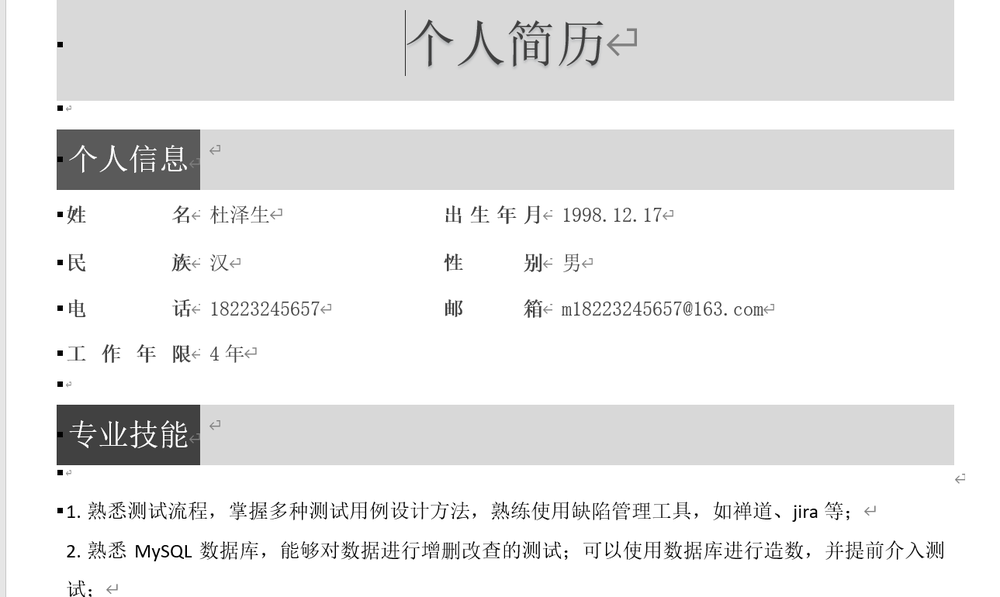
#> input picture ocr图像识别/pillow.png, 1000 x 597 px, shrunk from 1289 x 770 before the run
$ python test2.py
#> lines starting #> are read from the running program, lines starting #| are printed output that depends on the picture; after the words box and inside, x2 and y2 are one past the last pixel; in counts of white or black regions, pixels touching at a corner belong together
import cv2
import pytesseract

# 用OpenCV加载图像
image = cv2.imread("pillow.png")
#> image is the input picture: shape (597, 1000, 3); mean B, G, R 234, 234, 234


# 转换图像为灰度
gray_image = cv2.cvtColor(image, cv2.COLOR_BGR2GRAY)

# 对灰度图像进行二值化处理
thresh = cv2.threshold(gray_image, 0, 255, cv2.THRESH_BINARY + cv2.THRESH_OTSU)[1]
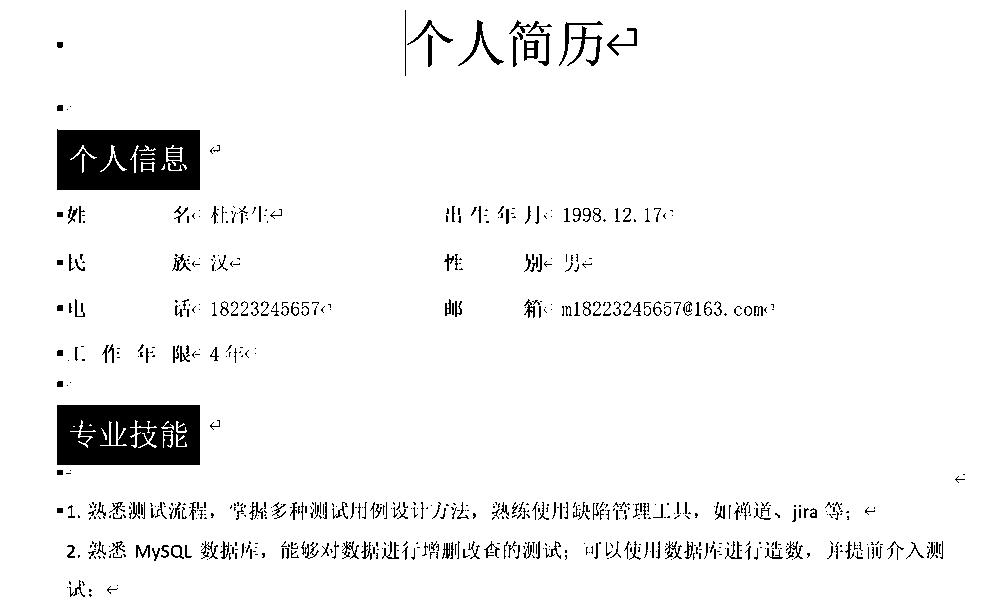
#> thresh: shape (597, 1000); 95.1% white; 700 black regions (476 under 20 px), largest, box (x1, y1, x2, y2) and area: (57, 405, 200, 465) 7860, (57, 129, 200, 190) 7832, (458, 20, 504, 66) 337

# 去除图像中的噪声
noise_reduced_image = cv2.fastNlMeansDenoising(thresh, None, 10, 7, 21)

# 使用Tesseract提取文本
#> (the run stopped early here; a loop or call above may not have finished)

$ run again, with ocr图像识别/img_1.png copied over ocr图像识别/pillow.png
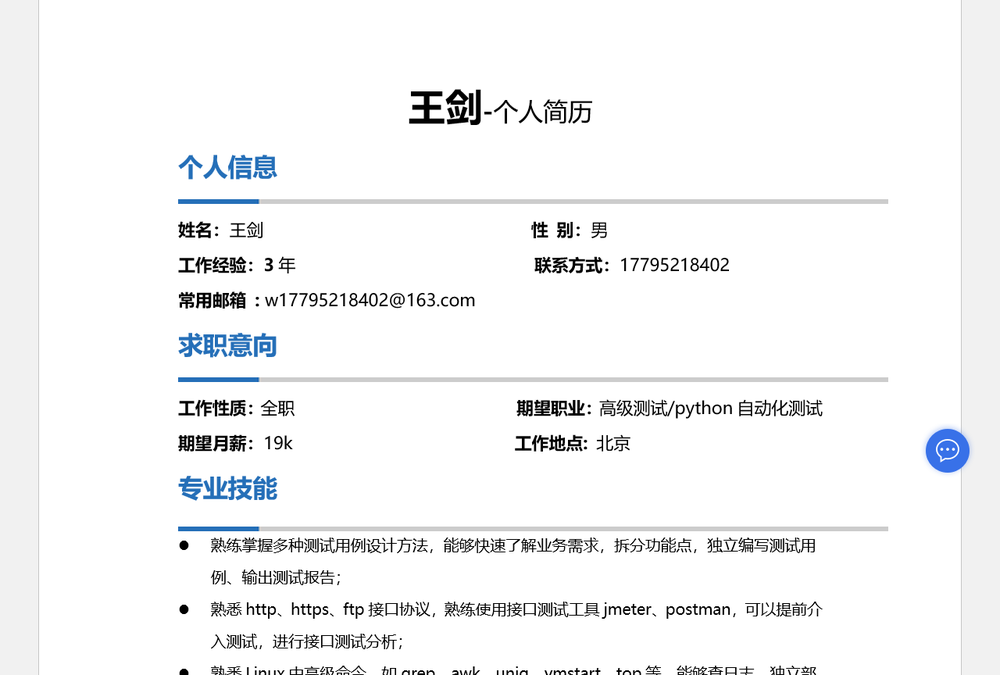
#> input picture ocr图像识别/img_1.png, 1000 x 675 px, shrunk from 1280 x 864 before the run
#> image is the input picture: shape (675, 1000, 3); mean B, G, R 245.9, 245.1, 244.5
#> `thresh = cv2.threshold(gray_image, 0, 255, cv2.THRESH_BINARY + cv2.THR..`:
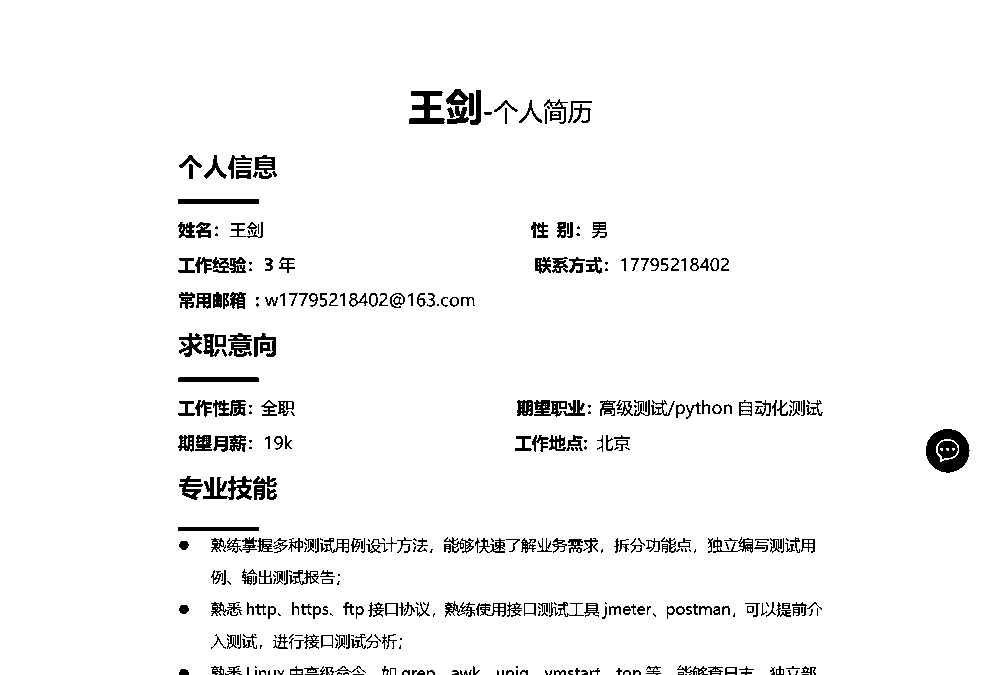
#> thresh: shape (675, 1000); 96.1% white; 416 black regions (137 under 20 px), largest, box (x1, y1, x2, y2) and area: (926, 429, 970, 473) 1095, (409, 91, 445, 124) 616, (203, 476, 252, 500) 601
